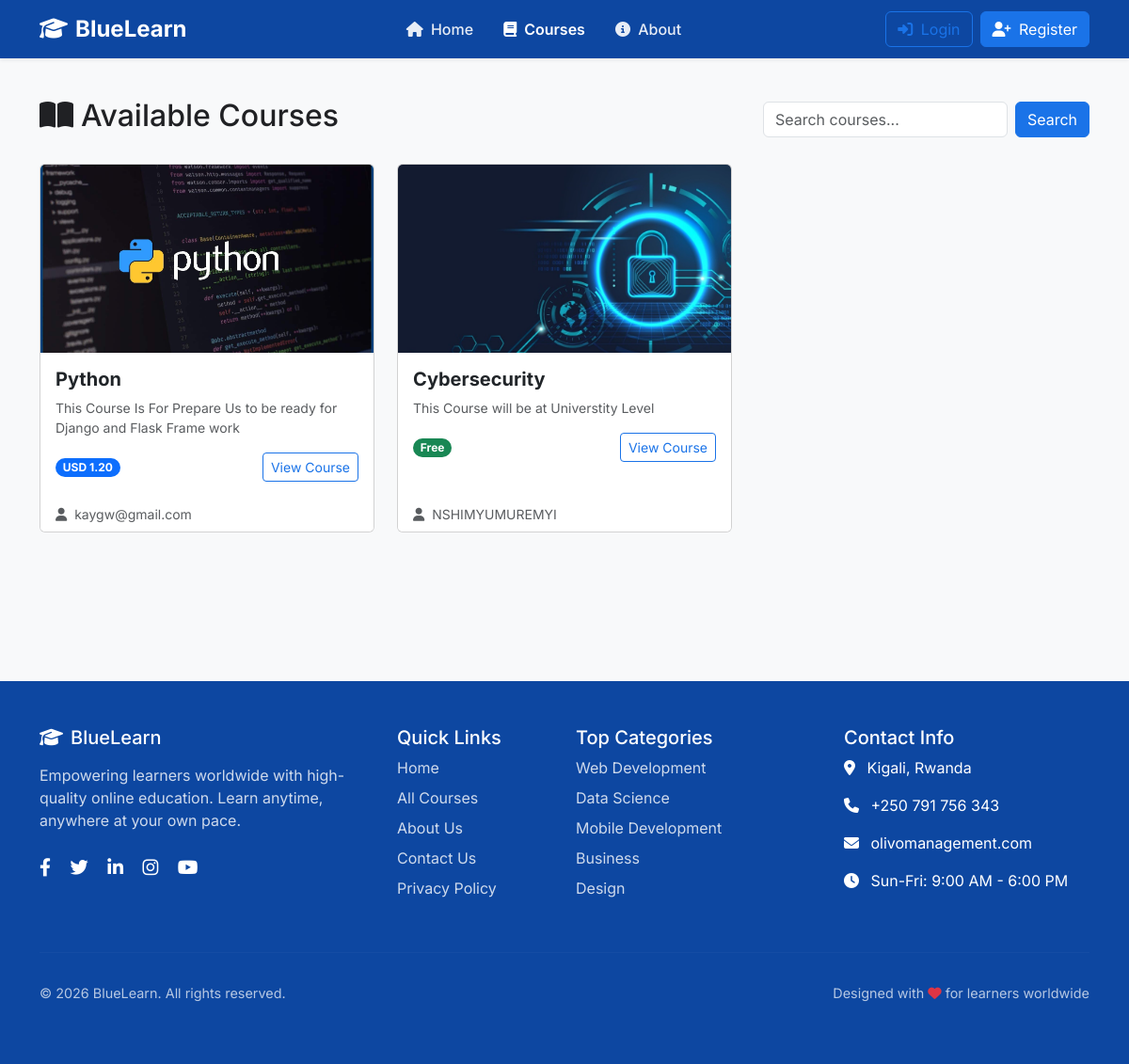
Page /courses/ on the committed database.
### courses/models.py (models this page shows, shortened)
class Course(models.Model):
    DIFFICULTY_CHOICES = [
        ('beginner', 'Beginner'),
        ('intermediate', 'Intermediate'),
        ('advanced', 'Advanced'),
    ]
    title = models.CharField(max_length=200)
    slug = models.SlugField(max_length=200, unique=True, blank=True)
    description = models.TextField()
    is_published = models.BooleanField(default=False)
    created_at = models.DateTimeField(auto_now_add=True)
    updated_at = models.DateTimeField(auto_now=True)
    thumbnail = models.ImageField(upload_to='course_thumbnails/', null=True, blank=True)
    difficulty_level = models.CharField(max_length=20, choices=DIFFICULTY_CHOICES, default='beginner')
    instructor = models.ForeignKey(
        'accounts.Instructor',
        on_delete=models.CASCADE,
        related_name='courses',
        null=True,
        blank=True,
        help_text="Instructor who created this course"
    )
    partner = models.ForeignKey(
        'partern.TenantPartner',
        on_delete=models.CASCADE,
        related_name='courses',
        null=True,
        blank=True,
        help_text="Partner organization offering this course"
    )
    is_free = models.BooleanField(default=True)
    price = models.DecimalField(max_digits=6, decimal_places=2, null=True, blank=True)
    currency = models.CharField(max_length=3, default='USD')
    prerequisites = models.ManyToManyField(
        'self',
        through='CoursePrerequisite',
        symmetrical=False,
        related_name='required_for',
        blank=True
    )
    class Meta:
        ordering = ['-created_at']
        verbose_name = "Course"
        verbose_name_plural = "Courses"

### accounts/models.py (models this page shows, shortened)
class Instructor(models.Model):
    user = models.OneToOneField(User, on_delete=models.CASCADE, related_name='instructor_profile')
    partner = models.ForeignKey(
        'partern.TenantPartner',
        on_delete=models.SET_NULL,
        related_name='instructors',
        null=True,
        blank=True,
        help_text="Partner organization this instructor belongs to"
    )
    phone_number = models.CharField(max_length=15, blank=True)
    bio = models.TextField(blank=True)
    profile_picture = models.ImageField(upload_to='instructor_pictures/', null=True, blank=True)
    specialization = models.CharField(max_length=200, blank=True, help_text="Area of expertise")
    is_approved = models.BooleanField(default=False, help_text="Approved by partner admin")
    created_at = models.DateTimeField(auto_now_add=True)
    updated_at = models.DateTimeField(auto_now=True)
    class Meta:
        verbose_name = "Instructor"
        verbose_name_plural = "Instructors"
        ordering = ['-created_at']

class User(AbstractUser):
    USER_TYPE_CHOICES = (
        ('learner', 'Learner'),
        ('instructor', 'Instructor'),
        ('admin', 'Admin'),
    )
    user_type = models.CharField(max_length=20, choices=USER_TYPE_CHOICES)
    email = models.EmailField(unique=True)

### courses/views.py (the view)
# urls.py: path('courses/', course_list, name='course_list'),
def course_list(request):
    courses = Course.objects.all()
    return render(request, 'courses/course_list.html', {'courses': courses})

### superadmin_dashboard/context_processors.py (called while the page is built, shortened)
def global_context_data(request):
    return {
        'unread_notifications_count': 0,
        'recent_notifications': [],
        'unread_messages_count': 0
    }

### courses/templates/courses/course_list.html (shortened to what this page needs)
{% extends 'courses/base.html' %}
{% block content %}
<div class="container py-5">
    <div class="d-flex justify-content-between align-items-center mb-4">
        <h2><i class="fas fa-book-open me-2"></i>Available Courses</h2>
        <div class="d-flex gap-2">
            <input type="text" class="form-control" placeholder="Search courses...">
            <button class="btn btn-primary">Search</button>
        </div>
    </div>
    {% if courses %}
    <div class="row row-cols-1 row-cols-md-2 row-cols-lg-3 g-4">
        {% for course in courses %}
        <div class="col">
            <div class="card course-card h-100">
                {% if course.thumbnail %}
                <img src="{{ course.thumbnail.url }}" class="card-img-top" alt="{{ course.title }}"
                    style="height: 200px; object-fit: cover;">
                {% else %}
                <div class="bg-secondary text-white d-flex justify-content-center align-items-center"
                    style="height: 200px;">
                    <i class="fas fa-image fa-3x"></i>
                </div>
                {% endif %}
                <div class="card-body">
                    <h5 class="card-title fw-bold text-truncate">{{ course.title }}</h5>
                    <p class="card-text text-muted small mb-3">
                        {{ course.description|truncatechars:100 }}
                    </p>
                    <div class="d-flex justify-content-between align-items-center mt-auto">
                        <span
                            class="badge {% if course.is_free %}bg-success{% else %}bg-primary{% endif %} rounded-pill">
                            {% if course.is_free %}Free{% else %}{{ course.currency }} {{ course.price }}{% endif %}
                        </span>
                        <a href="{% url 'course_detail' course.id %}" class="btn btn-sm btn-outline-primary">View
                            Course</a>
                    </div>
                </div>
                <div class="card-footer bg-white border-top-0 text-muted small">
                    <i class="fas fa-user me-1"></i> {{ course.instructor.user.username|default:"Instructor" }}
                </div>
            </div>
        </div>
        {% endfor %}
    </div>
    {% else %}
    <div class="alert alert-info py-5 text-center">
        <i class="fas fa-info-circle fa-2x mb-3 d-block"></i>
        <h4>No courses found.</h4>
        <p>Check back later for new content!</p>
    </div>
    {% endif %}
</div>
{% endblock %}

### courses/templates/courses/base.html (style rules this page uses)
:root { --primary-blue: #1a73e8; --dark-blue: #0d47a1; --light-blue: #e8f0fe; --primary-light: #f8f9fa; --text-dark: #202124; --text-light: #5f6368; --border-color: #dadce0; }
body { font-family: 'Inter', sans-serif; color: var(--text-dark); background-color: #f8f9fa; padding-top: 56px; }
.btn-primary { background-color: var(--primary-blue); border-color: var(--primary-blue); }
.btn-outline-primary { color: var(--primary-blue); border-color: var(--primary-blue); }

### rows in the picture
Course: thumbnail (picture), title "Python", description "This Course Is For Prepare Us to be ready for Django and Flask Frame work", currency "USD", price "1.20", instructor.user.username "kaygw@gmail.com"
Course: thumbnail (picture), title "Cybersecurity", description "This Course will be at Universtity Level", is_free "Free", instructor.user.username "NSHIMYUMUREMYI"
